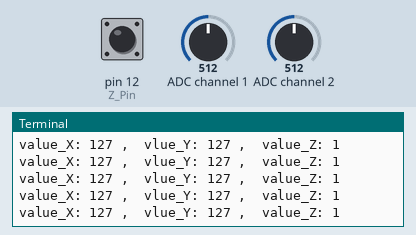
Bench run of a program on a simulated Raspberry Pi (header pin numbers). Shown: the last lines printed to the terminal. The inputs (shaded band) are chosen by the test bench; at power-on: ADC channel 1 = 512, ADC channel 2 = 512, pin 12 (Z_Pin) HIGH (analog values on the 0–1023 scale).

Above: at 1.2 s.
1.3 s: ADC channel 1 set to 716
At 2.3 s:
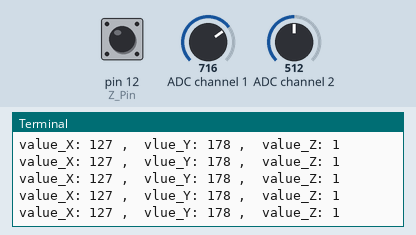
2.8 s: ADC channel 2 set to 716
At 3.8 s:
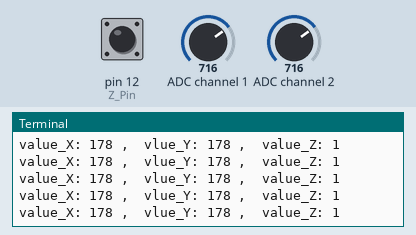
4.3 s: pin 12 (Z_Pin) pulled LOW for 0.15 s
5.9 s: ADC channel 1 set to 900
At 7.0 s:
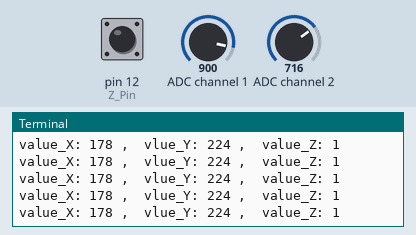
7.4 s: pin 12 (Z_Pin) pulled LOW for 1 s
At 8.0 s:
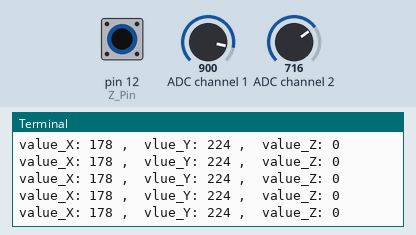
9.9 s: ADC channel 2 set to 511
At 10.6 s:
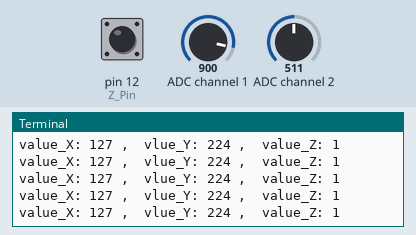
Timing chart, 0 to 12.4 s (numbered marks = the images above; inputs shaded):
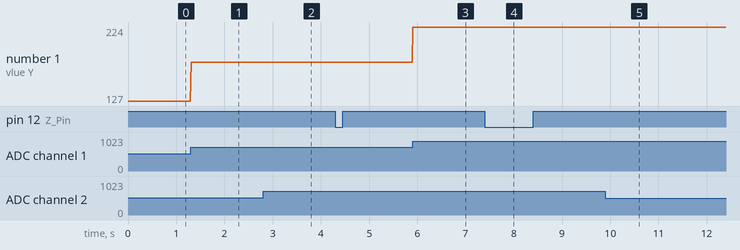

Measured:
- after the input at 1.3 s, the terminal: prints a new line at once (image 1)
- after the input at 2.8 s, the terminal: prints a new line at once (image 2)
- after the input at 5.9 s, the terminal: prints a new line at once (image 3)
- after the input at 7.4 s, the terminal: prints a new line at once (image 4)
- after the input at 9.9 s, the terminal: prints a new line at once (image 5)
- plotted number 1: 127 → 178 after the input at 1.3 s, 178 → 224 after the input at 5.9 s

The program:

Joystick.py
```python
#!/usr/bin/env python
#############################################################################
# Filename    : Joystick.py
# Description : Read Joystick
# Author      : Seth Whalen , referenced from Freenove.com
# Modification: 08/14/2018
########################################################################
import RPi.GPIO as GPIO
import smbus
import time

address = 0x48
bus=smbus.SMBus(1)
cmd=0x40
Z_Pin = 12      #define pin for Z_Pin
def analogRead(chn):        #read ADC value
    bus.write_byte(address,cmd+chn)
    value = bus.read_byte(address)
    value = bus.read_byte(address)
    #value = bus.read_byte_data(address,cmd+chn)
    return value

def analogWrite(value):
    bus.write_byte_data(address,cmd,value)

def setup():
    global p_Red,p_Green,p_Blue
    GPIO.setmode(GPIO.BOARD)
    GPIO.setup(Z_Pin,GPIO.IN,GPIO.PUD_UP)   #set Z_Pin to pull-up mode
def loop():
    while True:
        val_Z = GPIO.input(Z_Pin)       #read digital quality of axis Z
        val_Y = analogRead(1)           #read analog quality of axis X and Y
        val_X = analogRead(2)
        print 'value_X: %d ,\tvlue_Y: %d ,\tvalue_Z: %d'%(val_X,val_Y,val_Z)
        time.sleep(0.01)

def destroy():
    bus.close()
    GPIO.cleanup()

if __name__ == '__main__':
    print 'Program is starting ... '
    setup()
    try:
        loop()
    except KeyboardInterrupt:
        destroy()
```
